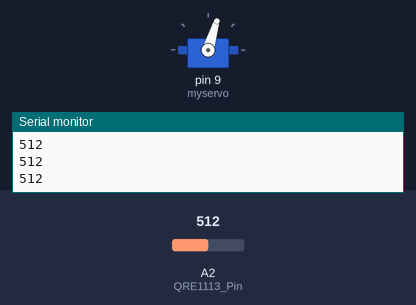
Bench run of a sketch on a simulated Arduino Uno, built with avr-gcc and run on an emulated ATmega328P. On the bench: servo, the last lines printed to the serial monitor. The inputs (shaded band) are chosen by the test bench; at power-on: A2 (QRE1113_Pin) = 512.

Above: at 1.2 s.
1.3 s: A2 (QRE1113_Pin) set to 585
2.8 s: A2 (QRE1113_Pin) set to 612
At 3.6 s:
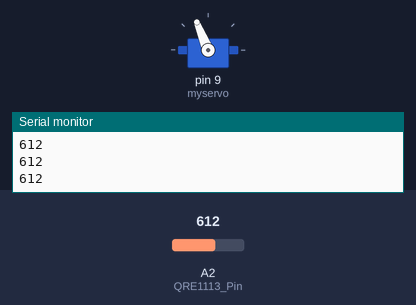
4.4 s: A2 (QRE1113_Pin) set to 590
At 5.4 s:
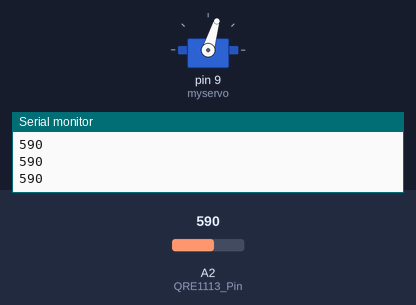
6.1 s: A2 (QRE1113_Pin) set to 610
At 7.1 s:
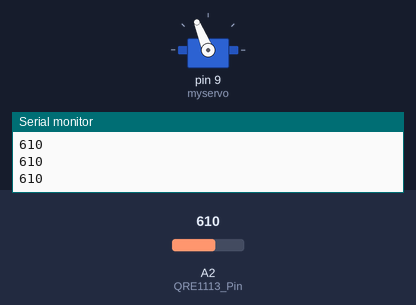
Timing chart, 0 to 8.7 s (numbered marks = the images above; inputs shaded):
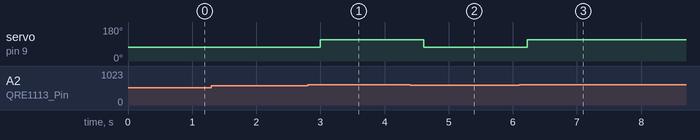

The sketch:

Infrared_Testing.ino
```cpp
/*Modified By: Callam Josef Jackson-Sem
	Project: Johnny 5 Robot
  Purpose Of File: Having servos simulate eye tracking via the use of infrared sensors.
	Description: This File was to be used as the main drivinbg mechanism for the robot's head via the use of infrared sensors. The sensors
  would then follow the white of the eye's iris, where the value of the eye would move the servo based on its value.
*/


#include <Servo.h>          //include the servo library
int servoPosition;         //the servo will move to this position
Servo myservo;              //create a servo object

int QRE1113_Pin = A2;
void setup()
{
  myservo.attach(9);        //tell the servo object that its servo is plugged into pin 9
  pinMode(A2, INPUT);
  Serial.begin(9600);
}

void loop()
{
  int QRE_Value = analogRead(QRE1113_Pin);

  servoPosition = map(0, 20, 40, 60, 160);

  if(analogRead(QRE1113_Pin) > 600)
  {
    myservo.writeMicroseconds(1700);
    myservo.write(1700);
    delay(30);

  }

  else if(analogRead(QRE1113_Pin) < 600)
  {
    myservo.writeMicroseconds(1300);
    myservo.write(1300);
    delay(30);

  }
  Serial.println(QRE_Value);
  delay(200);
}
```

Measured:
- the behaviour switches between 600 and 601 on A2 (QRE1113_Pin) (found by bisection; images 0 and 1)
- after the input at 2.8 s, servo on pin 9 (myservo): 73° → 112° after 0.20 s
- after the input at 4.4 s, servo on pin 9 (myservo): 112° → 73° after 0.21 s
- after the input at 6.1 s, servo on pin 9 (myservo): 73° → 112° after 0.13 s
